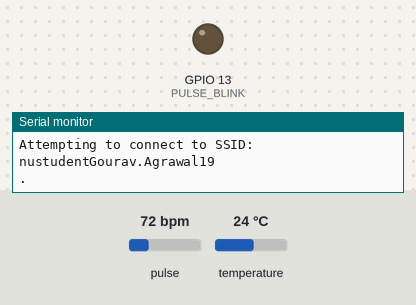
Simulated run of this sketch. Board: ESP8266 (NodeMCU). On the bench: output pins drawn as LEDs (lit = HIGH), the last lines printed to the serial monitor. Inputs (shaded band) come from the test bench; at power-on: pulse 72 bpm, temperature 24 °C. WiFi joins after 1.5 s; servers stay silent unless stated.

Above: at 0.1 s.
At 68.5 s:
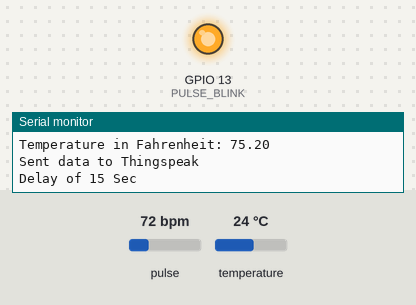
Timing chart, 0 to 70.0 s (numbered marks = the images above):
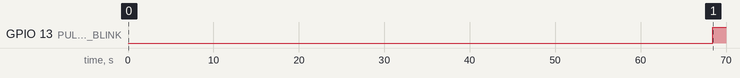

Measured:
- by itself, GPIO 13 (PULSE_BLINK): LOW → HIGH at 68.4 s

The sketch:

pulse_tempreture_Thingspeak.ino
```cpp
#define USE_ARDUINO_INTERRUPTS false
#include <PulseSensorPlayground.h>
#include <ThingSpeak.h>
#include <ESP8266WiFi.h>
#include <OneWire.h>
#include <DallasTemperature.h>


const char ssid[] = "nustudent\Gourav.Agrawal19";
const char password[] = "UU49329V@54";
const char* server = "api.thingspeak.com";

#define ONE_WIRE_BUS 4 // Data wire is connected to GPIO 4 i.e. D2 pin of nodemcu
OneWire oneWire(ONE_WIRE_BUS); // Setup a oneWire instance to communicate with any OneWire devices

DallasTemperature sensors(&oneWire); // Pass our oneWire reference to Dallas Temperature sensor


WiFiClient client;

const long CHANNEL = 1946841; //In this field, enter the Channel ID
const char *apiKey = "SIAQ7R0T5LPCOZXZ";// Enter the Write API key

long prevMillisThingSpeak = 0;
int intervalThingSpeak = 20000; // 15 seconds to send data to the dashboard

const int OUTPUT_TYPE = SERIAL_PLOTTER;
const int PULSE_INPUT = A0;
const int PULSE_BLINK = 13;
const int PULSE_FADE = 5;
const int THRESHOLD = 550;

byte samplesUntilReport;
const byte SAMPLES_PER_SERIAL_SAMPLE = 10;

PulseSensorPlayground pulseSensor;
void setup()
{
  Serial.begin(115200);
  pulseSensor.analogInput(PULSE_INPUT);
  pulseSensor.blinkOnPulse(PULSE_BLINK);
  pulseSensor.fadeOnPulse(PULSE_FADE);

  pulseSensor.setSerial(Serial);
  pulseSensor.setOutputType(OUTPUT_TYPE);
  pulseSensor.setThreshold(THRESHOLD);
  samplesUntilReport = SAMPLES_PER_SERIAL_SAMPLE;

  if (!pulseSensor.begin())
  {
    for(;;)
    {
      digitalWrite(PULSE_BLINK, LOW);
      delay(50);
      digitalWrite(PULSE_BLINK, HIGH);
      delay(50);
    }
  }
  WiFi.mode(WIFI_STA);
  ThingSpeak.begin(client);

  if (WiFi.status() != WL_CONNECTED)
  {
    Serial.print("Attempting to connect to SSID: ");
    Serial.println(ssid);
    while (WiFi.status() != WL_CONNECTED)
    {
      WiFi.begin(ssid, password);
      Serial.print(".");
      delay(5000);
    }
    Serial.println("\nConnected.");
  }
  {
Serial.begin(9600);
delay(10);

Serial.println("Connecting to ");
Serial.println(ssid);
WiFi.begin(ssid, password);

while (WiFi.status() != WL_CONNECTED)
{
delay(500);
Serial.print(".");
}
Serial.println("");
Serial.println("WiFi connected");

}

}

void loop()
{
  if (pulseSensor.sawNewSample())
  {
    if (--samplesUntilReport == (byte) 0)
    {
      samplesUntilReport = SAMPLES_PER_SERIAL_SAMPLE;
      pulseSensor.outputSample();
      if (pulseSensor.sawStartOfBeat())
      {
        pulseSensor.outputBeat();
      }
    }
    int myBPM = pulseSensor.getBeatsPerMinute();

    if (myBPM < 100 && myBPM > 50){
      if (millis() - prevMillisThingSpeak > intervalThingSpeak)
      {
      ThingSpeak.setField(1, myBPM);
      int x = ThingSpeak.writeFields(CHANNEL, apiKey);
      if (x == 200)
      {
        Serial.println("Channel update successful.");
      }
      else
      {
        Serial.println("Problem updating channel. HTTP error code " + String(x));
      }
        prevMillisThingSpeak = millis();
      }
    }
  }{
sensors.requestTemperatures();
float tempC = sensors.getTempCByIndex(0);
float tempF = sensors.getTempFByIndex(0);
if ((tempC == -127.00) || (tempF == -196))
{
Serial.println("Failed to read from sensor!");
delay(1000);
}
else
{
Serial.print("Temperature in Celsius: ");
Serial.println(tempC);
Serial.print("Temperature in Fahrenheit: ");
Serial.println(tempF);
delay(1000);
}

if (client.connect(server,80)) //184.106.153.149 or api.thingspeak.com
{
String getStr = "GET /update?api_key=SIAQ7R0T5LPCOZXZ";
getStr += apiKey;
getStr +="&field1=";
getStr += String(tempC);
getStr +="&field2=";
getStr += String(tempF);
getStr += "\r\n\r\n";

client.print("POST /update HTTP/1.1\n");
client.print("Host: api.thingspeak.com\n");
client.print("Connection: close\n");
client.print("X-THINGSPEAKapiKey:\n" );
client.print(apiKey);
client.print("Content-Type: application/x-www-form-urlencoded\n");
client.print("Content-Length: ");
client.print(getStr.length());
client.print("\n\n");
client.print(getStr);
Serial.println("Sent data to Thingspeak");
}
client.stop();
Serial.println("Delay of 15 Sec");
// thingspeak needs minimum 15 sec delay between updates
delay(5000);
}
}
```
